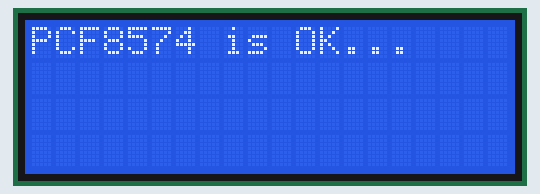
The sketch below on a simulated ESP8266 (Wemos D1 mini). Shown: 20×4 character LCD. Random numbers use the default seed unless the sketch sets one.

Above: at 0.1 s.
At 2.2 s:
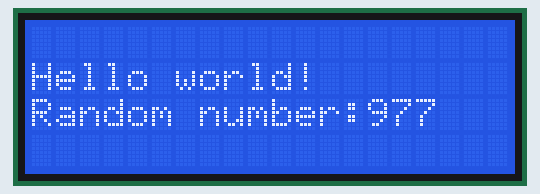
At 3.22 s:
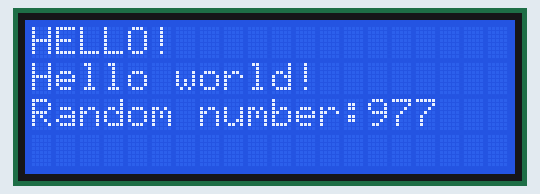
At 12.5 s:
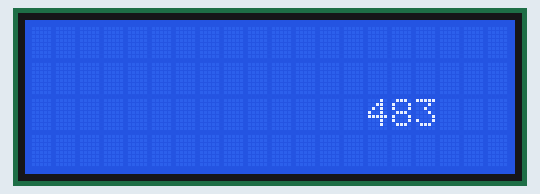
At 20.25 s:
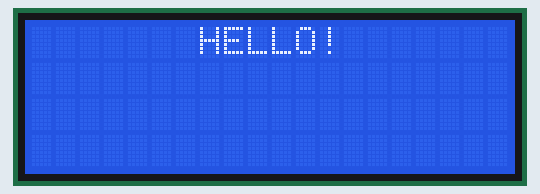
At 38.5 s:
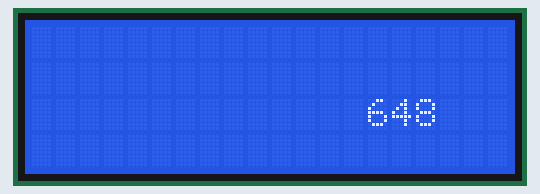

Measured:
- what the display in image 1 shows lasts 1.0 s, from 2.1 s to 3.1 s

The sketch:

lcd1602.ino
```cpp
/***************************************************************************************************/
/*
   This is an Arduino sketch for LiquidCrystal_I2C library

   This device uses I2C bus to communicate, specials pins are required to interface
   Board                                     SDA              SCL              Level
   Uno, Mini, Pro, ATmega168, ATmega328..... A4               A5               5v
   Mega2560................................. 20               21               5v
   Due, SAM3X8E............................. 20               21               3.3v
   MKR Zero, XIAO SAMD21, SAMD21xx.......... PA08             PA09             3.3v
   Leonardo, Micro, ATmega32U4.............. 2                3                5v
   Digistump, Trinket, Gemma, ATtiny85...... PB0/D0           PB2/D2           3.3v/5v
   Blue Pill*, STM32F103xxxx boards*........ PB7/PB9          PB6/PB8          3.3v/5v
   ESP8266 ESP-01**......................... GPIO0            GPIO2            3.3v/5v
   NodeMCU 1.0**, WeMos D1 Mini**........... GPIO4/D2         GPIO5/D1         3.3v/5v
   ESP32***................................. GPIO21/D21       GPIO22/D22       3.3v
                                             GPIO16/D16       GPIO17/D17       3.3v
                                            *hardware I2C Wire mapped to Wire1 in stm32duino
                                             see https://github.com/stm32duino/wiki/wiki/API#I2C
                                           **most boards has 10K..12K pullup-up resistor
                                             on GPIO0/D3, GPIO2/D4/LED & pullup-down on
                                             GPIO15/D8 for flash & boot
                                          ***hardware I2C Wire mapped to TwoWire(0) aka GPIO21/GPIO22 in Arduino ESP32

   Supported frameworks:
   Arduino Core - https://github.com/arduino/Arduino/tree/master/hardware
   ATtiny  Core - https://github.com/SpenceKonde/ATTinyCore
   ESP8266 Core - https://github.com/esp8266/Arduino
   ESP32   Core - https://github.com/espressif/arduino-esp32
   STM32   Core - https://github.com/stm32duino/Arduino_Core_STM32
   SAMD    Core - https://github.com/arduino/ArduinoCore-samd


   GNU GPL license, all text above must be included in any redistribution,
   see link for details - https://www.gnu.org/licenses/licenses.html
*/
/***************************************************************************************************/
#include <Wire.h>
#include <LiquidCrystal_I2C.h>
#include <ESP8266WiFi.h>

#define COLUMS           20   //LCD columns
#define ROWS             4    //LCD rows
#define LCD_SPACE_SYMBOL 0x20 //space symbol from LCD ROM, see p.9 of GDM2004D datasheet

LiquidCrystal_I2C lcd(PCF8574_ADDR_A21_A11_A01, 4, 5, 6, 16, 11, 12, 13, 14, POSITIVE);

void setup()
{
  WiFi.persistent(false);           //disable saving wifi config into SDK flash area
  WiFi.forceSleepBegin();           //disable AP & station by calling "WiFi.mode(WIFI_OFF)" & put modem to sleep

  Serial.begin(115200);

  while (lcd.begin(COLUMS, ROWS, LCD_5x8DOTS, 4, 5, 400000, 250) != 1) //colums, rows, characters size, SDA, SCL, I2C speed in Hz, I2C stretch time in usec
  {
    Serial.println(F("PCF8574 is not connected or lcd pins declaration is wrong. Only pins numbers: 4,5,6,16,11,12,13,14 are legal."));
    delay(5000);
  }

  lcd.print(F("PCF8574 is OK...")); //(F()) saves string to flash & keeps dynamic memory free
  delay(2000);

  lcd.clear();

  /* prints static text */
  lcd.setCursor(0, 1);              //set 1-st colum & 2-nd row, 1-st colum & row started at zero
  lcd.print(F("Hello world!"));
  lcd.setCursor(0, 2);              //set 1-st colum & 3-rd row, 1-st colum & row started at zero
  lcd.print(F("Random number:"));
}

void loop()
{
  /* prints dynamic text */


  lcd.setCursor(14, 2);             //set 15-th colum & 3-rd  row, 1-st colum & row started at zero
  lcd.print(random(10, 1000));
  lcd.write(LCD_SPACE_SYMBOL);

  delay(1000);


   // передвигаем надпись вправо
   for (int i = 0; i < 10; i++) {
      lcd.setCursor(i, 0);
      lcd.print("HELLO!");
      delay(200);
      lcd.clear(); // очищаем экран
   }
   // передвигаем надпись влево
   for (int i = 10; i > 0; i--) {
      lcd.setCursor(i, 0);
      lcd.print("HELLO!");
      delay(200);
      lcd.clear(); // очищаем экран
   }


}
```
